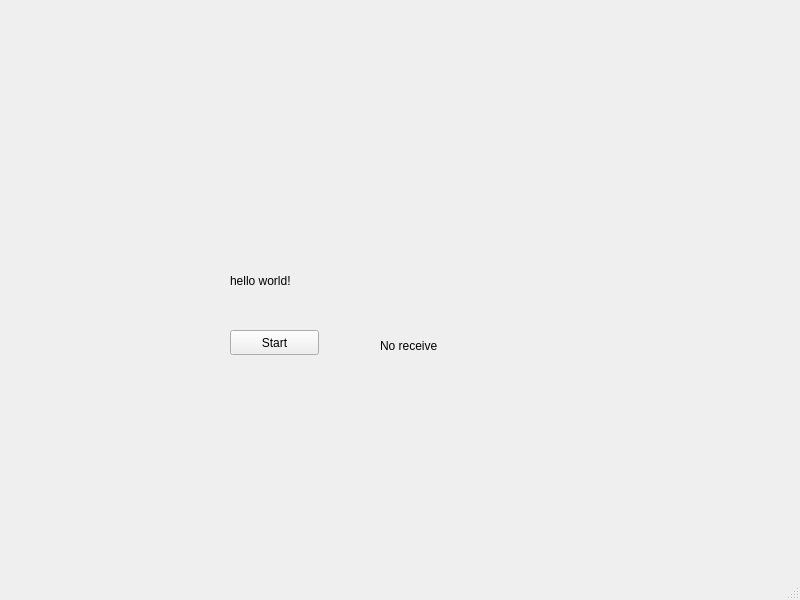
<?xml version="1.0" encoding="UTF-8"?>
<ui version="4.0">
 <class>MainWindow</class>
 <widget class="QMainWindow" name="MainWindow">
  <property name="geometry">
   <rect>
    <x>0</x>
    <y>0</y>
    <width>800</width>
    <height>600</height>
   </rect>
  </property>
  <property name="windowTitle">
   <string>MainWindow</string>
  </property>
  <widget class="QWidget" name="centralwidget">
   <widget class="QLabel" name="label">
    <property name="geometry">
     <rect>
      <x>230</x>
      <y>250</y>
      <width>171</width>
      <height>61</height>
     </rect>
    </property>
    <property name="text">
     <string>hello world!</string>
    </property>
   </widget>
   <widget class="QPushButton" name="pushButton">
    <property name="geometry">
     <rect>
      <x>230</x>
      <y>330</y>
      <width>89</width>
      <height>25</height>
     </rect>
    </property>
    <property name="text">
     <string>Start</string>
    </property>
   </widget>
   <widget class="QLabel" name="label_2">
    <property name="geometry">
     <rect>
      <x>380</x>
      <y>330</y>
      <width>261</width>
      <height>31</height>
     </rect>
    </property>
    <property name="text">
     <string>No receive</string>
    </property>
   </widget>
   <widget class="QLabel" name="label_3">
    <property name="geometry">
     <rect>
      <x>200</x>
      <y>30</y>
      <width>341</width>
      <height>221</height>
     </rect>
    </property>
    <property name="text">
     <string/>
    </property>
   </widget>
  </widget>
  <widget class="QMenuBar" name="menubar">
   <property name="geometry">
    <rect>
     <x>0</x>
     <y>0</y>
     <width>800</width>
     <height>28</height>
    </rect>
   </property>
  </widget>
  <widget class="QStatusBar" name="statusbar"/>
 </widget>
 <resources/>
 <connections/>
</ui>
